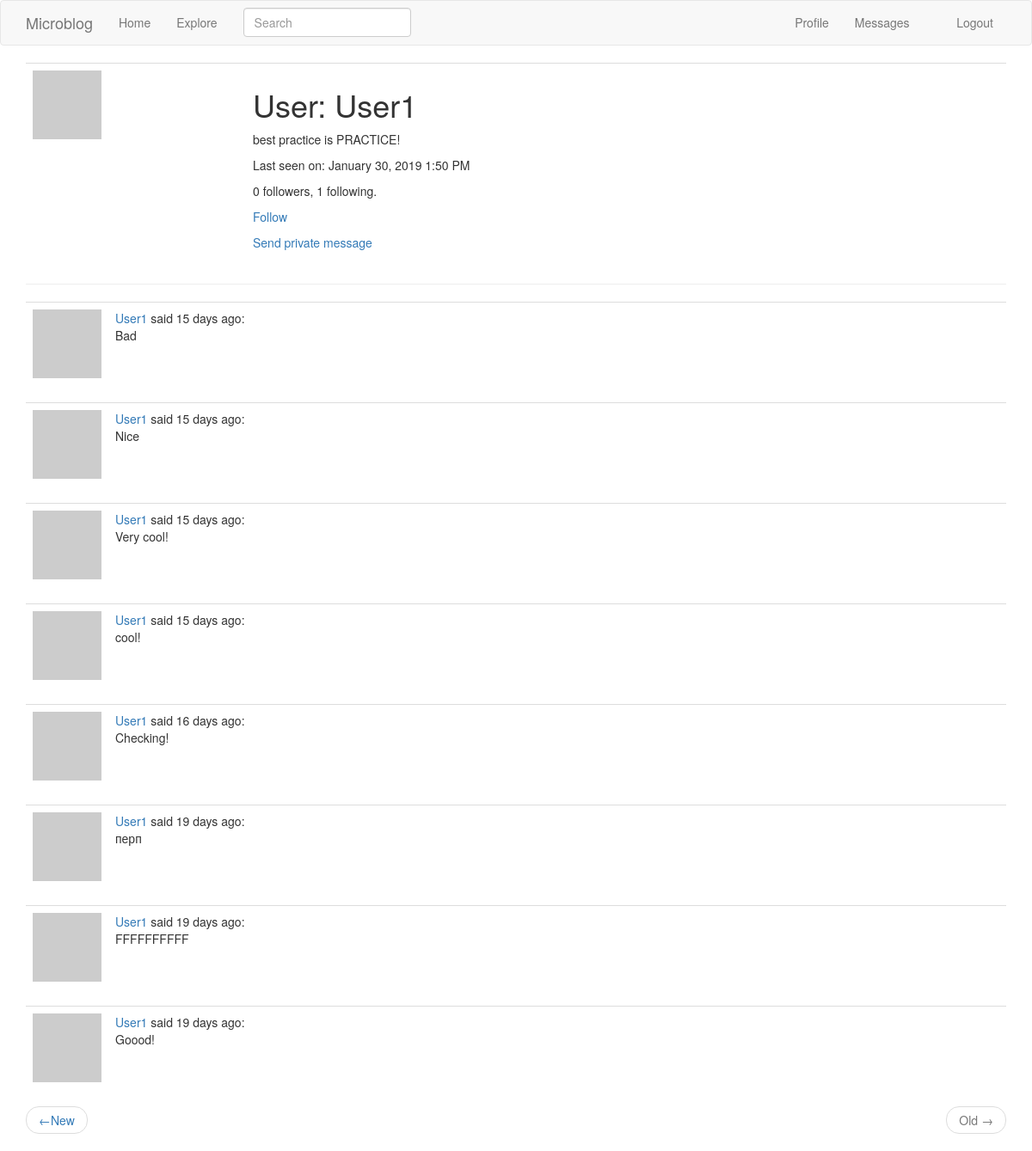
Screenshot of /user/User1?page=2 (signed in) with the database file from the repository.
### app/models.py (models this page shows, shortened)
class User(UserMixin, db.Model):
    id                      = db.Column(db.Integer, primary_key=True)
    username                = db.Column(db.String(64), index=True, unique=True)
    email                   = db.Column(db.String(120), index=True, unique=True)
    password_hash           = db.Column(db.String(128))
    about_me                = db.Column(db.String(140))
    last_seen               = db.Column(db.DateTime, default=datetime.utcnow)
    last_message_read_time  = db.Column(db.DateTime)
    posts       = db.relationship('Post', backref='author', lazy='dynamic')
    followed    = db.relationship('User', secondary=followers,
                                primaryjoin=(followers.c.follower_id == id),
                                secondaryjoin=(followers.c.followed_id == id),
                                backref=db.backref('followers', lazy='dynamic'),
                                lazy='dynamic')
    messages_sent = db.relationship('Message',
                                    foreign_keys='Message.sender_id',
                                    backref='author',
                                    lazy='dynamic')
    messages_recieved = db.relationship('Message',
                                        foreign_keys='Message.recipient_id',
                                        backref='recipient',
                                        lazy='dynamic')
    notifications = db.relationship('Notification', backref='user', lazy='dynamic')
    def avatar(self, size):
        digest = md5(self.email.lower().encode('utf-8')).hexdigest()
        return 'https://www.gravatar.com/avatar/{}?d=identicon&s={}'.format(digest, size)
    def is_following(self, user):
        return self.followed.filter(followers.c.followed_id == user.id).count() > 0
    def new_messages(self):
        last_read_time = self.last_message_read_time or datetime(1900, 1, 1)
        return Message.query.filter_by(recipient=self).filter(Message.timestamp > last_read_time).count()

class SearchableMixin(object):
    @classmethod
    def before_commit(cls, session):
        session._changes = {
            'add': list(session.new),
            'update': list(session.dirty),
            'delete': list(session.deleted)
        }
    @classmethod
    def after_commit(cls, session):
        for obj in session._changes['add']:
            if isinstance(obj, SearchableMixin):
                add_to_index(obj.__tablename__, obj)
        for obj in session._changes['update']:
            if isinstance(obj, SearchableMixin):
                add_to_index(obj.__tablename__, obj)
        for obj in session._changes['delete']:
            if isinstance(obj, SearchableMixin):
                remove_from_index(obj.__tablename__, obj)
        session._changes = None

class Post(SearchableMixin, db.Model):
    __searchable__ = ['body']
    id          = db.Column(db.Integer, primary_key=True)
    body        = db.Column(db.String(140))
    timestamp   = db.Column(db.DateTime, index=True, default=datetime.utcnow)
    user_id     = db.Column(db.Integer, db.ForeignKey('user.id'))
    language    = db.Column(db.String(5))

### app/main/routes.py (the view)
@bp.route('/user/<username>')
@login_required
def user(username):
    user = User.query.filter_by(username=username).first_or_404()
    page = request.args.get('page', 1, type=int)
    posts = user.posts.order_by(Post.timestamp.desc()).paginate(page, current_app.config['POST_PER_PAGE'], False)
    next_url    = url_for('main.user', username=user.username, page=posts.next_num) if posts.has_next else None
    prev_url    = url_for('main.user', username=user.username, page=posts.prev_num) if posts.has_prev else None
    return render_template('user.html', user=user, posts=posts.items, next_url=next_url, prev_url=prev_url)

### app/main/forms.py
class SearchForm(FlaskForm):
    q = StringField(_l('Search'), validators=[DataRequired()])
    def __init__(self, *args, **kwargs):
        if 'formdata' not in kwargs:
            kwargs['formdata'] = request.args
        if 'csrf_enabled' not in kwargs:
            kwargs['csrf_enabled'] = False
        super(SearchForm, self).__init__(*args, **kwargs)

### app/main/routes.py (called while the page is built)
@bp.before_app_request
def before_request():
    if current_user.is_authenticated:
        current_user.last_seen = datetime.utcnow()
        db.session.commit()
        g.search_form = SearchForm()
    g.locale = str(get_locale())

### app/models.py (called while the page is built)
@login.user_loader
def load_user(id):
    return User.query.get(int(id))

### app/templates/user.html
{% extends "base.html" %}
{% block app_content %}
    <table class="table table-hover">
        <tr>
            <td width='256px'><img src="{{ user.avatar(128) }}" alt=""></td>
            <td>
                <h1>User: {{ user.username }}</h1>
                {% if user.about_me %}<p>{{ user.about_me }}</p>{% endif %}
                {% if user.last_seen %}<p>Last seen on: {{ moment(user.last_seen).format('LLL') }}</p>{% endif %}
                <p>{{ user.followers.count() }} followers, {{ user.followed.count() }} following.</p>
                {% if user == current_user %}
                    <p><a href="{{ url_for('main.edit_profile') }}">Edit your profile</a></p>
                {% elif not current_user.is_following(user) %}
                    <p><a href="{{ url_for('main.follow', username=user.username) }}">Follow</a></p>
                {% else %}
                    <p><a href="{{ url_for('main.unfollow', username=user.username) }}">Unfollow</a></p>
                {% endif %}
                {% if user != current_user %}
                    <p>
                        <a href="{{ url_for('main.send_message', recipient=user.username) }}">
                            {{ _('Send private message') }}
                        </a>
                    </p>
                {% endif %}
            </td>
        </tr>
    </table>
    <hr>
    {% for post in posts %}
        {% include '_post.html' %}
    {% endfor %}
    <nav aria-label="...">
        <ul class="pager">
            <li class="previous{% if not prev_url %} disabled{% endif %}">
                <a href="{{ prev_url or '#' }}">
                    <span aria-hidden="true">&larr;</span>New
                </a>
            </li>
            <li class="next{% if not next_url %} disabled{% endif %}">
                <a href="{{ next_url or '#' }}">
                    Old <span aria-hidden="true">&rarr;</span>
                </a>
            </li>
        </ul>
    </nav>
{% endblock %}

### app/templates/_post.html (shortened to what this page needs)
<table class="table table-hover">
    <tr>
        <td width='50px'>
            <a href="{{ url_for('main.user', username=post.author.username) }}">
                <img src="{{ post.author.avatar(50) }}" />
            </a>
        </td>
        <td>
            <span class="user_popup">
                <a href="{{ url_for('main.user', username=post.author.username) }}">{{ post.author.username }}</a>
            </span>
            said {{ moment(post.timestamp).fromNow() }}:
            <br><span id="post{{ post.id }}">{{ post.body }}</span>
        </td>
    </tr>
</table>

### rows the page displays
User: username "User1", about_me "best practice is PRACTICE!", last_seen "January 30, 2019 1:50 PM"
Post: author.username "User1", timestamp "15 days ago", body "Bad"
Post: author.username "User1", timestamp "15 days ago", body "Nice"
Post: author.username "User1", timestamp "15 days ago", body "Very cool!"
Post: author.username "User1", timestamp "15 days ago", body "cool!"
Post: author.username "User1", timestamp "16 days ago", body "Checking!"
Post: author.username "User1", timestamp "19 days ago", body "перп"
Post: author.username "User1", timestamp "19 days ago", body "FFFFFFFFFF"
Post: author.username "User1", timestamp "19 days ago", body "Goood!"

### other values shown
{{ user.followers.count() }} "0"
{{ user.followed.count() }} "1"
